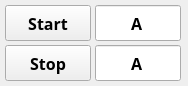
<?xml version="1.0" encoding="UTF-8"?>
<ui version="4.0">
 <class>ASettings</class>
 <widget class="QWidget" name="ASettings">
  <property name="geometry">
   <rect>
    <x>0</x>
    <y>0</y>
    <width>188</width>
    <height>86</height>
   </rect>
  </property>
  <property name="windowTitle">
   <string>ASettings</string>
  </property>
  <widget class="QPushButton" name="pushButtonStart">
   <property name="geometry">
    <rect>
     <x>5</x>
     <y>5</y>
     <width>86</width>
     <height>36</height>
    </rect>
   </property>
   <property name="font">
    <font>
     <family>Trebuchet MS</family>
     <pointsize>12</pointsize>
     <bold>true</bold>
    </font>
   </property>
   <property name="text">
    <string>Start</string>
   </property>
  </widget>
  <widget class="QPushButton" name="pushButtonStop">
   <property name="geometry">
    <rect>
     <x>5</x>
     <y>45</y>
     <width>86</width>
     <height>36</height>
    </rect>
   </property>
   <property name="font">
    <font>
     <family>Trebuchet MS</family>
     <pointsize>12</pointsize>
     <bold>true</bold>
    </font>
   </property>
   <property name="text">
    <string>Stop</string>
   </property>
  </widget>
  <widget class="QLineEdit" name="lineEditStart">
   <property name="geometry">
    <rect>
     <x>95</x>
     <y>5</y>
     <width>86</width>
     <height>36</height>
    </rect>
   </property>
   <property name="font">
    <font>
     <family>Trebuchet MS</family>
     <pointsize>12</pointsize>
     <bold>true</bold>
    </font>
   </property>
   <property name="text">
    <string>A</string>
   </property>
   <property name="alignment">
    <set>Qt::AlignCenter</set>
   </property>
   <property name="readOnly">
    <bool>true</bool>
   </property>
  </widget>
  <widget class="QLineEdit" name="lineEditStop">
   <property name="geometry">
    <rect>
     <x>95</x>
     <y>45</y>
     <width>86</width>
     <height>36</height>
    </rect>
   </property>
   <property name="font">
    <font>
     <family>Trebuchet MS</family>
     <pointsize>12</pointsize>
     <bold>true</bold>
    </font>
   </property>
   <property name="text">
    <string>A</string>
   </property>
   <property name="alignment">
    <set>Qt::AlignCenter</set>
   </property>
   <property name="readOnly">
    <bool>true</bool>
   </property>
  </widget>
 </widget>
 <layoutdefault spacing="6" margin="11"/>
 <resources/>
 <connections/>
</ui>
